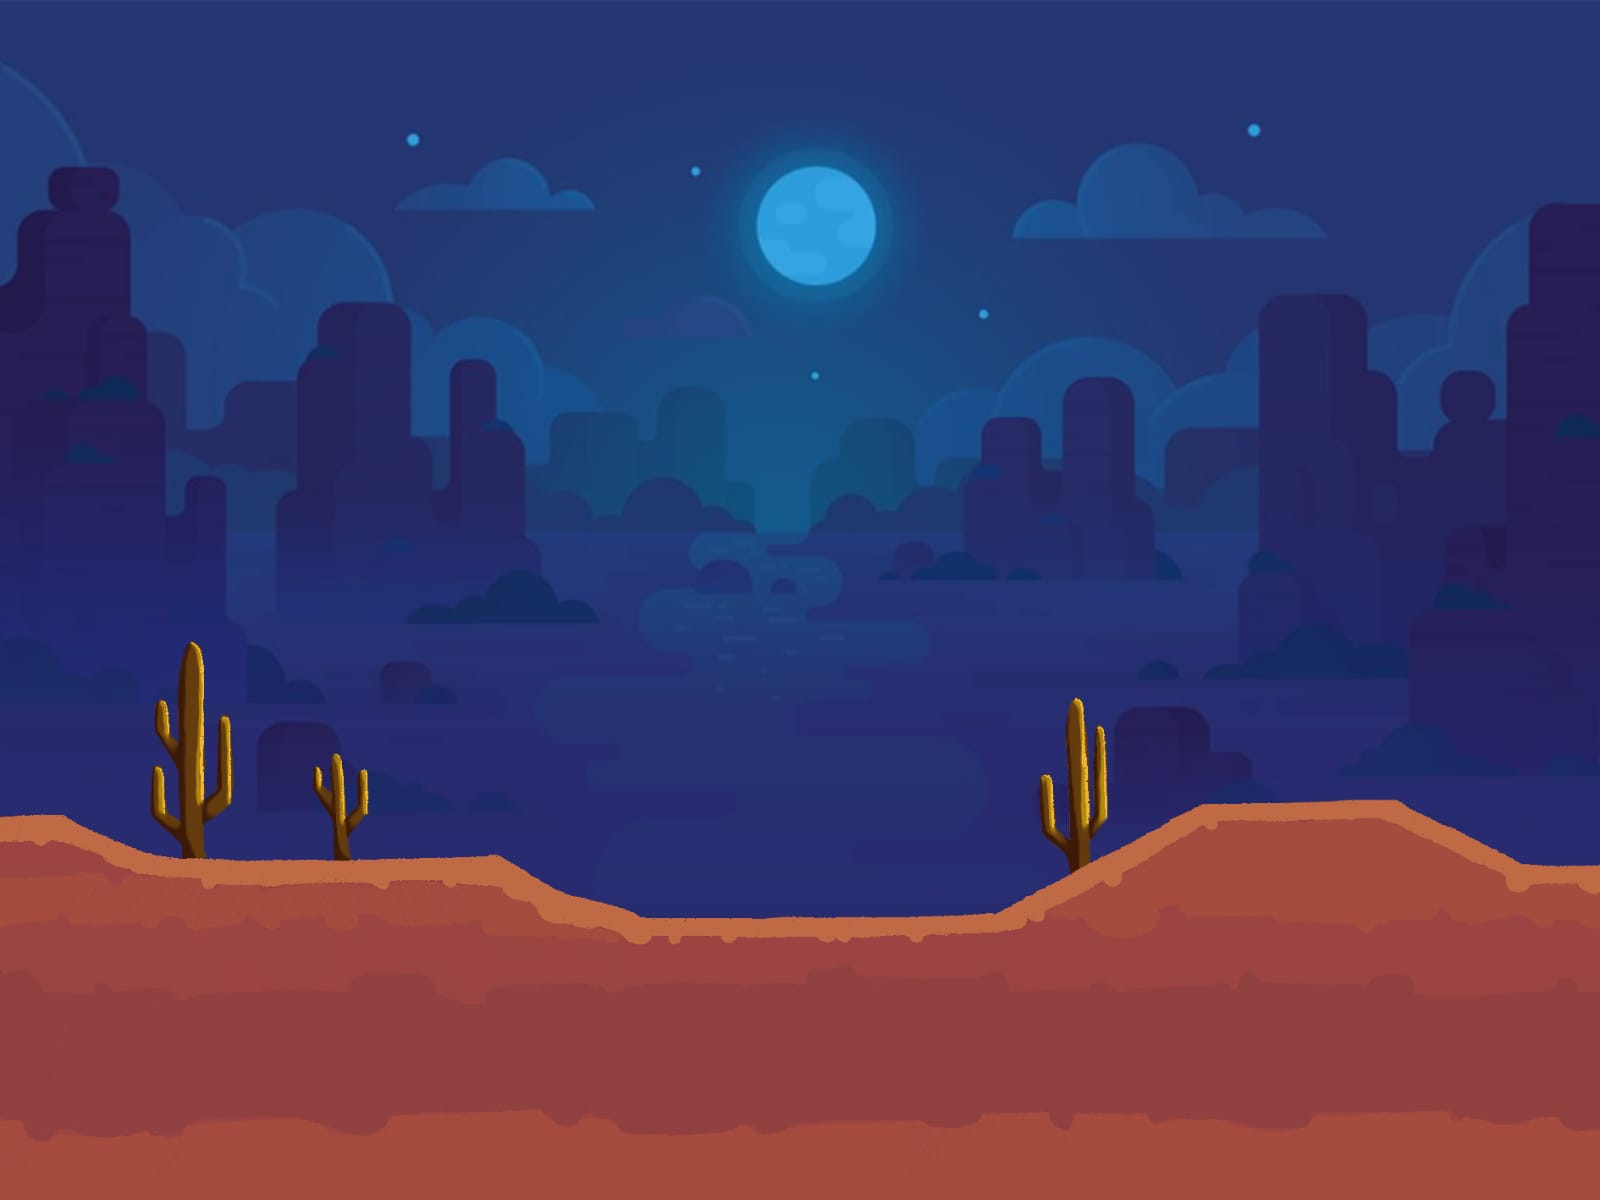

This is a level from a 2D game, rendered from its Tiled map with the project's own tilesets. A one-line summary and the map file follow, with tile-layer data summarised:
An orthogonal 80x60 tile map with 20x20 px tiles, 1 tile layer (Tile Layer 2) and 1 object.

<map version="1.9" tiledversion="1.9.2" orientation="orthogonal" renderorder="right-down" width="80" height="60" tilewidth="20" tileheight="20" infinite="0" nextlayerid="4" nextobjectid="2">
 <tileset firstgid="1" source="backgroundf.tsx" />
 <layer id="2" name="Tile Layer 2" width="80" height="60">
  <data>[4800 cells, 4800 non-empty, 4720 distinct tile ids]</data>
 </layer>
 <objectgroup id="3" name="Object Layer 1">
  <object id="1" x="0" y="818">
   <polygon points="0,0 0,381 1599,381 1601,46 1522,46 1458,12 1401,-17 1203,-15 1001,90 981,95 644,99 618,89 585,79 563,74 499,37 488,36 483,38 314,41 181,40 151,35 92,12 65,-3" />
  </object>
 </objectgroup>
</map>